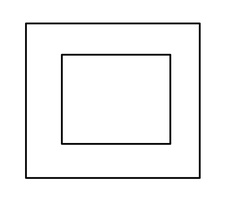
#> input picture images/square.jpg, 232 x 197 px, shrunk from 741 x 628 before the run
$ python imageProcessing.py
#> lines starting #> are read from the running program, lines starting #| are printed output that depends on the picture; after the words box and inside, x2 and y2 are one past the last pixel; in counts of white or black regions, pixels touching at a corner belong together
"""
Created by: Alex W
Created: 27/10/24

Document Purpose: To take an image and process it to be used by the printer.

Two images will be produced.
1. The edges of the image (a silhouette). This will be used for the image outline.
2. Black and white image. The printer will print the black parts within the image
   then the white.
"""
import cv2
import numpy as np
from shapely.geometry import LineString, Polygon, MultiLineString
from shapely.ops import unary_union

# Image file name, located in 'images' folder.
# image_name = 'shocked_Pika.png'
image_name = 'square.jpg'

def main():

    img_processor()
    print('img_processor Status: SUCCESS')

    # Load the images
    edges_image = cv2.imread(f'./processed/edges_{image_name}', cv2.IMREAD_GRAYSCALE)

    # Get contours for edges and greyscale images
    edge_contours = get_outline(edges_image)  # This will get the outer most edges (the images outline)
    print('Outline Status: SUCCESS')
    inside_edges_contours = get_inside_contours(edges_image)
    print('Detailing Edge Status: SUCCESS')

    # Convert contours to paths for the printer
    edge_path = contours_to_paths(edge_contours)
    print('contours_to_paths Status: SUCCESS')
    inside_paths = contours_to_paths(inside_edges_contours)
    print('contours_to_paths Status: SUCCESS')


    print(edge_path)
    print('AAAAAAAAAAA')
    print(inside_paths)
######
    output_image = cv2.cvtColor(edges_image, cv2.COLOR_GRAY2BGR)  # Convert to BGR for color display
    output_image = draw_paths(output_image, edge_path, color=(0, 0, 255))
    cv2.imshow('edge path', output_image)
    cv2.waitKey(0)  # Wait for keypress to close the window

    output_image = draw_paths(output_image, inside_paths, color=(0, 255, 0))
    cv2.imshow('inside path', output_image)
    cv2.waitKey(0)  # Wait for keypress to close the window
# [42 lines of commented-out code are left out]

    cv2.destroyAllWindows()

####################################################################################################

def img_processor():
    """
    This function takes an image and applies various transformation to it.
    1. Flips the image: The image will be flipped as when printed onto the pan its image will be flipped
    2. Converts the image to grey: This helps with finding the edges and identiying the empty space between the edges
    3. Padding & Morphological closing: Helps identiy edges

    Next we find the edges of the image and also the white spaces inbetween these edges.
    All images are saved to the 'processed' folder where they can be accessed later for other functions
    """

    print(f'Processing {image_name} ...')

    img = cv2.imread(f'./images/{image_name}', cv2.IMREAD_COLOR)    # Open image file
#> img is the input picture: shape (197, 232, 3); min 0, max 255, mean 244.4
    cv2.imshow('Original Image', img)
    cv2.waitKey(0)  # Wait until a key is pressed

    img = cv2.flip(img, 1)  # Flip horizontally
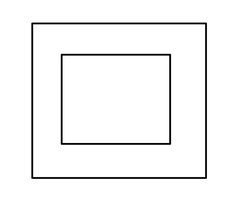
#> img: shape (197, 232, 3); min 0, max 255, mean 244.4
    # Convert BGR image to greyscale
    grey = cv2.cvtColor(img, cv2.COLOR_BGR2GRAY)

    # Pad the image for morphological closing, but crop it out before edge detection
    padded_image = cv2.copyMakeBorder(grey, 10, 10, 10, 10, cv2.BORDER_CONSTANT, value=0)
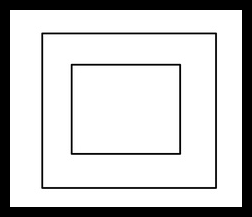
#> padded_image: shape (217, 252); min 0, max 255, mean 204.3

    # Apply morphological closing with a larger kernel to close gaps
    kernel = np.ones((5, 5), np.uint8)
    closed = cv2.morphologyEx(padded_image, cv2.MORPH_CLOSE, kernel)
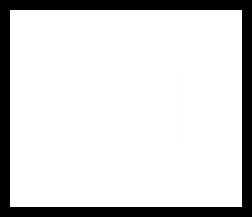
#> closed: shape (217, 252); min 0, max 255, mean 213.1

    # Remove the padding
    refined_image = closed[10:-10, 10:-10]
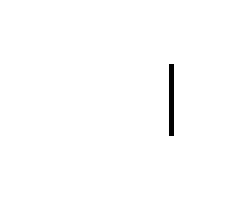
#> refined_image: shape (197, 232); values 254 (black) and 255 (white), 99.2% white; 1 black region, box (x1, y1, x2, y2) and area: (169, 64, 174, 136) 360

    edges = cv2.Canny(refined_image, threshold1=100, threshold2=200)
#> edges: shape (197, 232); every value is 0
    cv2.imwrite(f'./processed/edges_{image_name}', edges)
    cv2.imshow('Refined_edges', edges)
    cv2.waitKey(0)  # Wait until a key is pressed

    # Create a greyscale thresholded layer for shading
    _, thresholded_grey = cv2.threshold(grey, 128, 255, cv2.THRESH_BINARY)
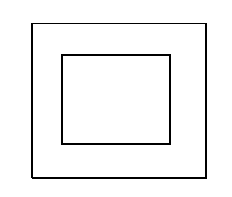
#> thresholded_grey: shape (197, 232); 95.8% white; black in thin lines or dots, all inside (x1, y1, x2, y2) = (31, 23, 207, 179)
    cv2.imwrite(f'./processed/thresholded_grey_{image_name}', thresholded_grey)
    cv2.imshow('Thresholded Grey', thresholded_grey)
    cv2.waitKey(0)  # Wait until a key is pressed

####################################################################################################

"""
Now we turn the image edges into a path that can be printed
"""

def get_outline(image):
    """
    This will return the outer most contour whuch will act as the outline for the image and stop
    anything being printed outside of this line.
    """

    # Find contours
    contours, _ = cv2.findContours(image, cv2.RETR_EXTERNAL, cv2.CHAIN_APPROX_SIMPLE)
#> contours = []

    # If there are no contours found, return an empty list
    if not contours:
        return []

    # Get the image center
    image_center = np.array([image.shape[1] / 2, image.shape[0] / 2])

    # Find the contour with the maximum distance from the center
    max_distance = 0
    outermost_contour = None
    for cnt in contours:
        # Calculate the maximum distance of points in the contour from the center
        distances = [np.linalg.norm(point[0] - image_center) for point in cnt]
        max_contour_distance = max(distances)

        # Update the outermost contour if this one has a greater max distance
        if max_contour_distance > max_distance:
            max_distance = max_contour_distance
            outermost_contour = cnt

    # Approximate the outermost contour to reduce point density (smooths the lines)
    outline = cv2.approxPolyDP(outermost_contour, epsilon=1.5, closed=True)

    return [outline]

# def get_inside_contours(image):
#     """
#     Function finds all contours within the image.
#     """
#     # Use RETR_TREE to get all contours, including nested ones
#     contours, _ = cv2.findContours(image, cv2.RETR_TREE, cv2.CHAIN_APPROX_SIMPLE)
#     # Approximate contours to reduce point density (Smooths the lines)
#     approx_contours = [cv2.approxPolyDP(cnt, epsilon=1.5, closed=True) for cnt in contours]

#     return approx_contours
def get_inside_contours(image):
    """
    Function finds all contours within the image except the outermost contour.
    """
    # Use RETR_TREE to get all contours, including nested ones
    contours, _ = cv2.findContours(image, cv2.RETR_TREE, cv2.CHAIN_APPROX_SIMPLE)
#> contours = []

    # Get the image center
    image_center = np.array([image.shape[1] / 2, image.shape[0] / 2])
#> image_center = [116, 98.5]

    # Find the outermost contour by identifying the contour with the maximum distance from the center
    max_distance = 0
    outermost_contour = None
    for cnt in contours:
        distances = [np.linalg.norm(point[0] - image_center) for point in cnt]
        max_contour_distance = max(distances)
        if max_contour_distance > max_distance:
            max_distance = max_contour_distance
            outermost_contour = cnt
#> this loop made 0 passes
#> after the loop, max_distance = 0

    # Filter out the outermost contour
    inside_contours = [cnt for cnt in contours if cnt is not outermost_contour]
#> inside_contours = []

    # Approximate contours to reduce point density (smooths the lines)
    approx_contours = [cv2.approxPolyDP(cnt, epsilon=1.5, closed=True) for cnt in inside_contours]
#> approx_contours = []

    return approx_contours


def contours_to_paths(contours):
    """
    Function converts contours to a path of X & Y values
    """
    paths = []
    for cnt in contours:
        path = []
        for point in cnt:
            x, y = point[0]  # Extract x, y coordinates
            path.append((x, y))
        paths.append(path)
#> after the loop, paths = []

    # Save paths in a text file
    with open(f'./paths/XY_path_{image_name}.txt', "w") as pathtxt:
        # Loop over each path (contour) in paths
        for path in paths:
            # Loop over each coordinate pair in the current path
            for x, y in path:
                # Write each coordinate as a string in "x y" format, followed by a newline
                pathtxt.write(f"{x} {y}\n")
            # Optionally, add a newline between contours to separate paths visually
            pathtxt.write("\n")
#> in main, `output_image = cv2.cvtColor(edges_image, cv2.COLOR_GRAY2BGR)`: output_image: shape (197, 232, 3); every value is 0

    return paths

# # Unsure if needed
# def export_paths(paths, layer_name):
#     """
#     Function to convert contours to G-code or printer-compatible paths
#     # Example output format for printer (can be modified to G-code)
#     """
#     print(f"\nLayer: {layer_name}")
#     for path in paths:
#         print("New Path:")
#         for x, y in path:
#             print(f"Move to ({x}, {y})")
####################################################################################################
"""Fill object with paths"""

# [163 lines left out: functions generate_fill_paths, optimise_fill_paths, not called in this run]


####################################################################################################
"""ALL TESTING STUFF"""
def draw_paths(image, paths, color=(0, 255, 0), thickness=2):
    """
    Function used for testing to draw paths on an image, so I can see everything is working correctly
    """
#> called with color = (0, 0, 255), thickness = 2
    for path in paths:
        for i in range(len(path) - 1):
            start_point = path[i]
            end_point = path[i + 1]
            cv2.line(image, start_point, end_point, color, thickness)
    return image

# [22 lines of commented-out code are left out]


main()
